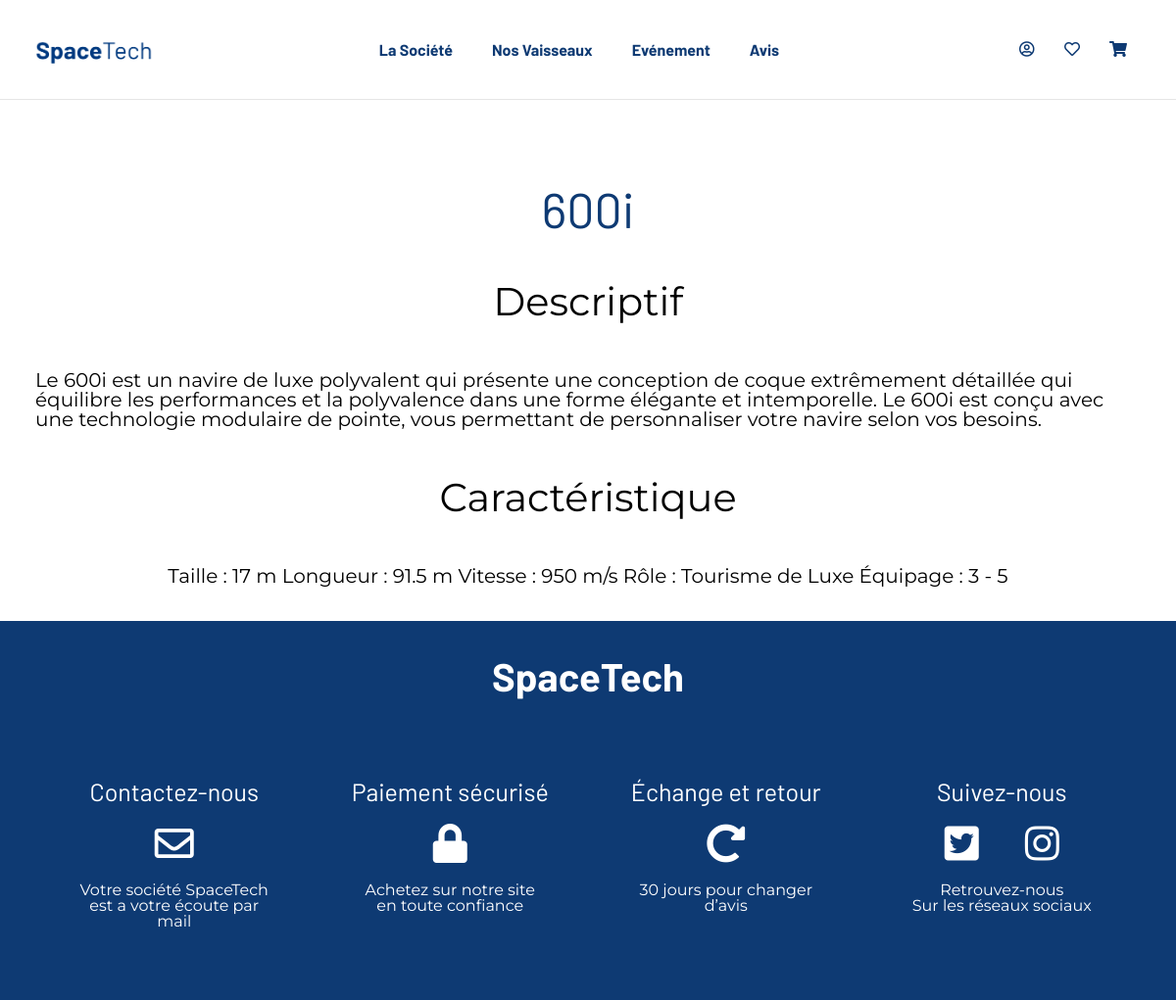
Page /index.php?page=product&product_id=1 on the committed database.
### tables this page shows
CREATE TABLE `products` (
  `id` int(11) NOT NULL,
  `name` varchar(255) NOT NULL,
  `description` text NOT NULL,
  `feature` varchar(255) NOT NULL,
  `price` float NOT NULL,
  `image` varchar(255) DEFAULT NULL,
  `category_id` int(11) NOT NULL
);

### controllers/productController.php (called while the page is built, shortened)
<?php
require_once 'models/Product.php';
$selectedProduct = false;
if(isset($_GET['product_id']) ){
    $selectedProduct = getProduct($_GET['product_id']);
}
include 'views/product.php';

### models/Product.php (called while the page is built, shortened)
<?php
function getProduct($productId)
{
    $db = dbConnect();
    $query = $db->query('SELECT * FROM products WHERE id = ' . $productId);
    $selectedProduct = $query->fetch();
    return $selectedProduct;
}

### views/product.php (the view, shortened to what this page needs)
<!DOCTYPE html>
<html lang="fr">
<head>
    <?php require 'partials/head_assets.php'; ?>
</head>
<body>
<?php require 'partials/header.php'; ?>
    <main>
        <h1 class="title_product"><?= $selectedProduct['name']; ?></h1>
        <div class="description">
            <h2>Descriptif</h2>
            <p><?= $selectedProduct['description']; ?></p>
            <h2>Caractéristique</h2>
            <ul>
                <li><?= $selectedProduct['feature']; ?></li>
            </ul>
        </div>
    </main>
<?php require 'partials/footer.php'?>
</body>
</html>

### assets/css/style.css (style rules this page uses)
a, abbr, acronym, address, applet, article, aside, audio, b, big, blockquote, body, canvas, caption, center, cite, code, dd, del, details, dfn, div, dl, dt, em, embed, fieldset, figcaption, figure, footer, form, h1, h2, h3, h4, h5, h6, header, hgroup, html, i, iframe, img, ins, kbd, label, legend, li, mark, menu, nav, object, ol, output, p, pre, q, ruby, s, samp, section, small, span, strike, strong, sub, summary, sup, table, tbody, td, tfoot, th, thead, time, tr, tt, u, ul, var, video { margin: 0; padding: 0; border: 0; font-size: 100%; font: inherit; vertical-align: baseline; }
body { line-height: 1; }
ol, ul { list-style: none; }
html { box-sizing: border-box; }
body { font-family: Montserrat, sans-serif; }
.heading-nav, main, .footer { max-width: 1310px; margin: auto; padding: 36px; }
.title_product { font-family: Barlow, sans-serif; font-size: 50px; margin: 50px 0 50px 0; color: #0E3A73; text-align: center; }
.description > h2 { font-size: 40px; text-align: center; margin: 0 0 50px 0; }
.description > h2:nth-child(3) { margin: 50px 0 0 0; }
.description > p { font-size: 20px; }
.description > ul > li { font-size: 20px; text-align: center; margin: 50px 0 0 0; }

### rows in the picture
products: name "600i", description "Le 600i est un navire de luxe polyvalent qui présente une conception de coque extrêmement détaillée qui équilibre les performances et la polyvalence dans une forme élégante et intemporelle. Le 600i est conçu avec une technologie modulaire de pointe, vous permettant de personnaliser votre navire selon vos besoins.", feature "Taille : 17 m Longueur : 91.5 m Vitesse : 950 m/s Rôle : Tourisme de Luxe Équipage : 3 - 5"
